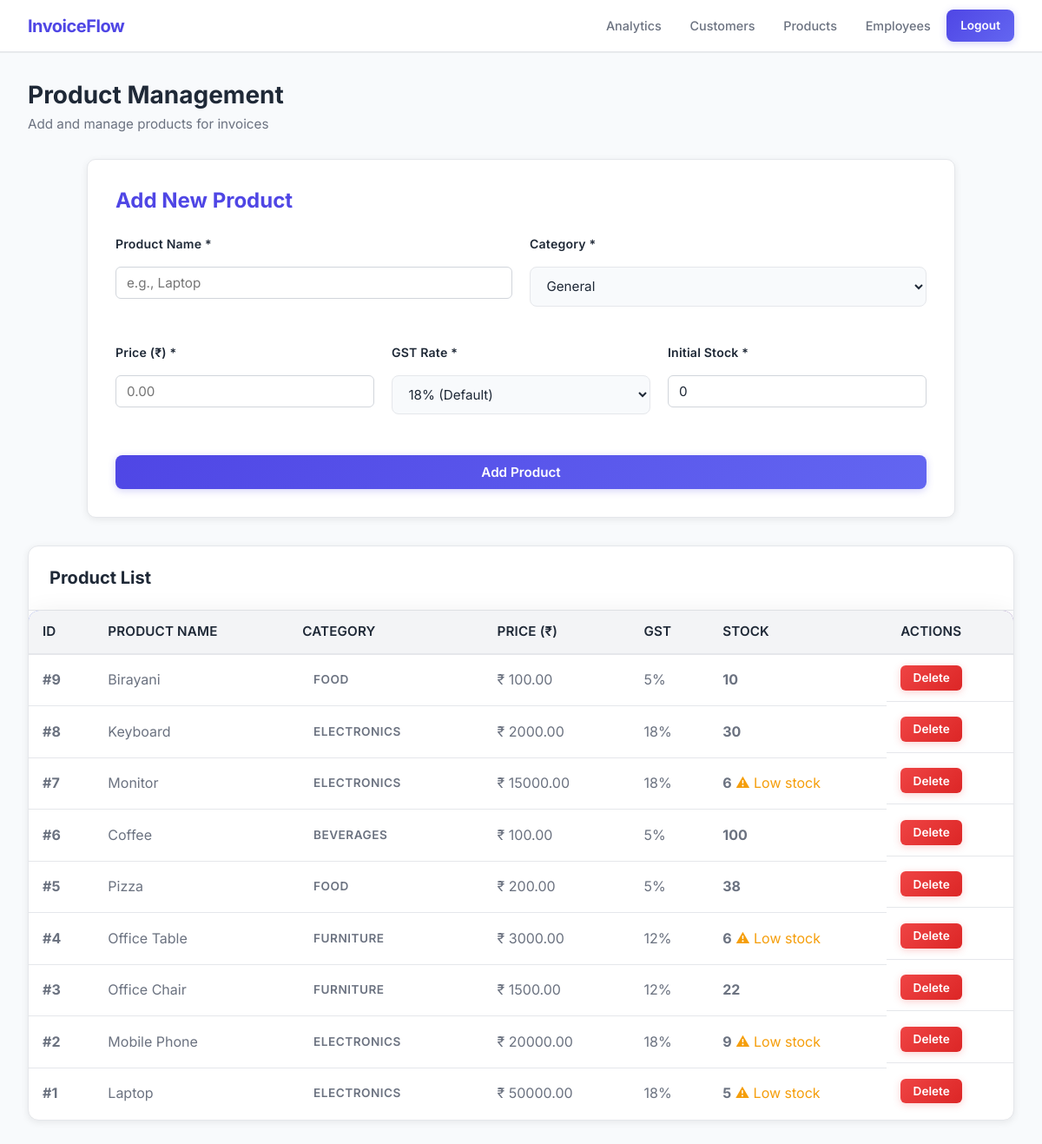
The app's page /admin/products (signed in), older data.
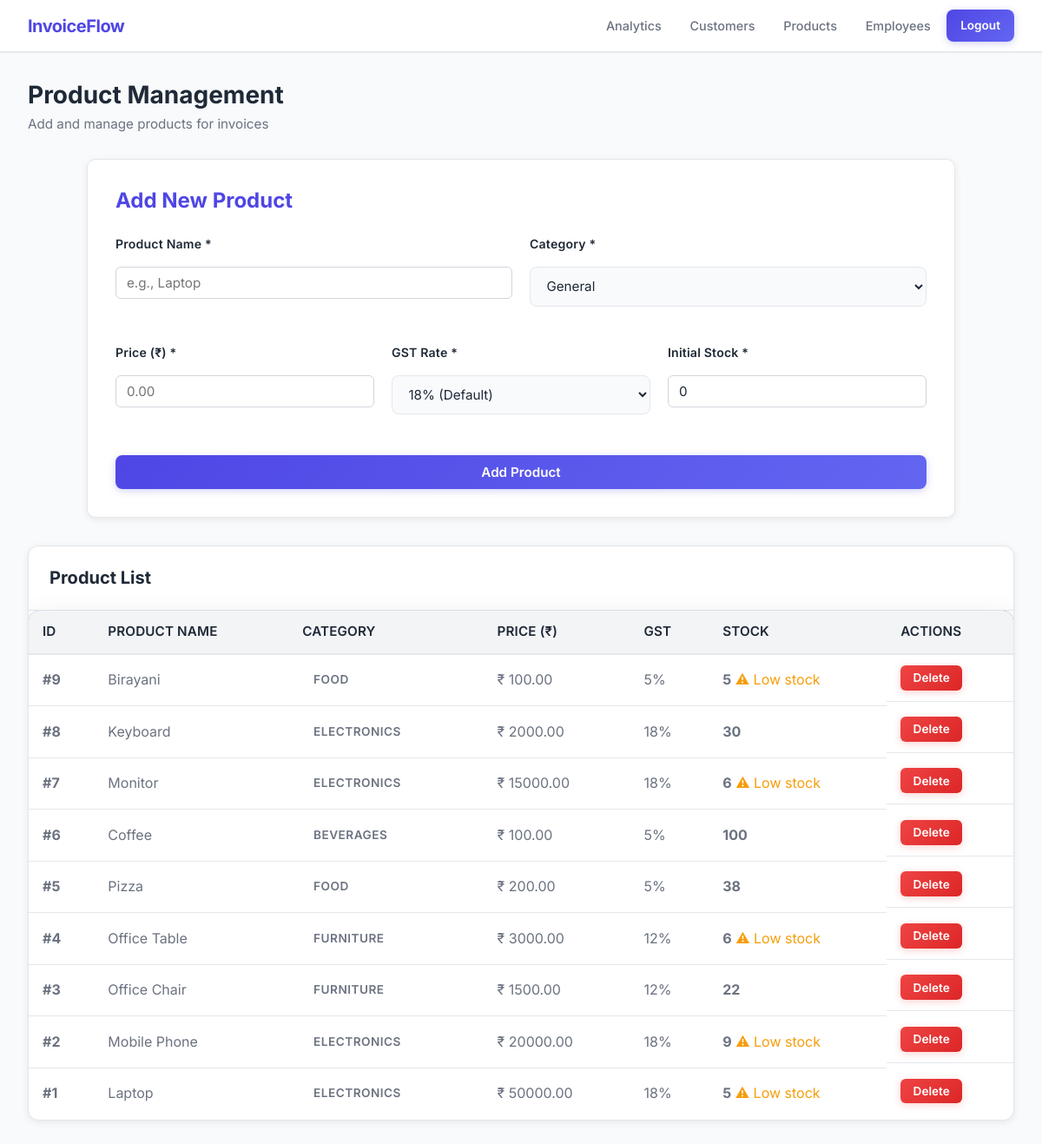
The same page, newer data.
### tables this page shows
CREATE TABLE products (
            id INTEGER PRIMARY KEY AUTOINCREMENT,
            name TEXT NOT NULL UNIQUE,
            category TEXT DEFAULT 'General',
            price REAL NOT NULL,
            gst REAL NOT NULL DEFAULT 0.18,
            stock INTEGER DEFAULT 0,
            created_date TEXT NOT NULL
        );

### admin_routes.py (the view, shortened to what this page needs)
@admin_bp.route('/admin/products', methods=['GET', 'POST'])
@app.require_role('admin')
def admin_products():
    conn = app.get_db_connection()
    products = conn.execute('SELECT * FROM products ORDER BY id DESC').fetchall()
    conn.close()
    return render_template('admin/products.html', products=products)

### app.py (called while the page is built, shortened)
def get_db_connection():
    connection = sqlite3.connect(DATABASE)
    connection.row_factory = sqlite3.Row
    return connection

def require_role(*roles):
    def decorator(f):
        @wraps(f)
        def decorated_function(*args, **kwargs):
            user_role = session.get('role')
            return f(*args, **kwargs)
        return decorated_function
    return decorator

### templates/admin/products.html (shortened to what this page needs)
{% extends "base.html" %}
{% block content %}
<div class="dashboard-header">
    <h1>Product Management</h1>
    <p>Add and manage products for invoices</p>
</div>
<div class="form-container">
    <h2>Add New Product</h2>
    <form method="POST">
        <div class="form-row two-col">
            <div class="form-group">
                <label for="product_name">Product Name *</label>
                <input type="text" id="product_name" name="product_name" placeholder="e.g., Laptop" required>
            </div>
            <div class="form-group">
                <label for="product_category">Category *</label>
                <select id="product_category" name="product_category" required>
                    <option value="General" selected>General</option>
                </select>
            </div>
        </div>
        <div class="form-row three-col">
            <div class="form-group">
                <label for="product_price">Price (₹) *</label>
                <input type="number" id="product_price" name="product_price" min="0" step="0.01" placeholder="0.00"
                    required>
            </div>
            <div class="form-group">
                <label for="product_gst">GST Rate *</label>
                <select id="product_gst" name="product_gst" required>
                    <option value="0.18" selected>18% (Default)</option>
                </select>
            </div>
            <div class="form-group">
                <label for="product_stock">Initial Stock *</label>
                <input type="number" id="product_stock" name="product_stock" min="0" placeholder="0" value="0" required>
            </div>
        </div>
        <div class="form-actions">
            <button type="submit" class="button">Add Product</button>
        </div>
    </form>
</div>
<div class="table-container">
    <div class="table-header">
        <h2>Product List</h2>
    </div>
    {% if products %}
    <table>
        <thead>
            <tr>
                <th>ID</th>
                <th>Product Name</th>
                <th>Category</th>
                <th>Price (₹)</th>
                <th>GST</th>
                <th>Stock</th>
                <th>Actions</th>
            </tr>
        </thead>
        <tbody>
            {% for product in products %}
            <tr>
                <td><strong>#{{ product['id'] }}</strong></td>
                <td>{{ product['name'] }}</td>
                <td><span class="badge">{{ product['category'] or 'General' }}</span></td>
                <td>₹ {{ "%.2f"|format(product['price']) }}</td>
                <td>{{ "%.0f"|format(product['gst'] * 100) if product['gst'] else 18 }}%</td>
                <td>
                    <strong>{{ product['stock'] or 0 }}</strong>
                    {% if (product['stock'] or 0) == 0 %}
                    <span style="color: #ef4444;">● Out of stock</span>
                    {% elif (product['stock'] or 0) < 10 %} <span style="color: #f59e0b;">⚠ Low stock</span>
                        {% endif %}
                </td>
                <td class="table-actions">
                    <form method="POST" action="{{ url_for('admin.delete_product', product_id=product['id']) }}"
                        style="display:inline;">
                        <button type="submit" class="button danger mini"
                            onclick="return confirm('Are you sure?')">Delete</button>
                    </form>
                </td>
            </tr>
            {% endfor %}
        </tbody>
    </table>
    {% else %}
    <div style="padding: 2rem; text-align: center; color: var(--text-secondary);">
        <p>No products yet. Add your first product above.</p>
    </div>
    {% endif %}
</div>
{% endblock %}

Row changes from the older to the newer data that the page shows:
changed products "Birayani": stock "10" → "5"; now shows "⚠ Low stock"
